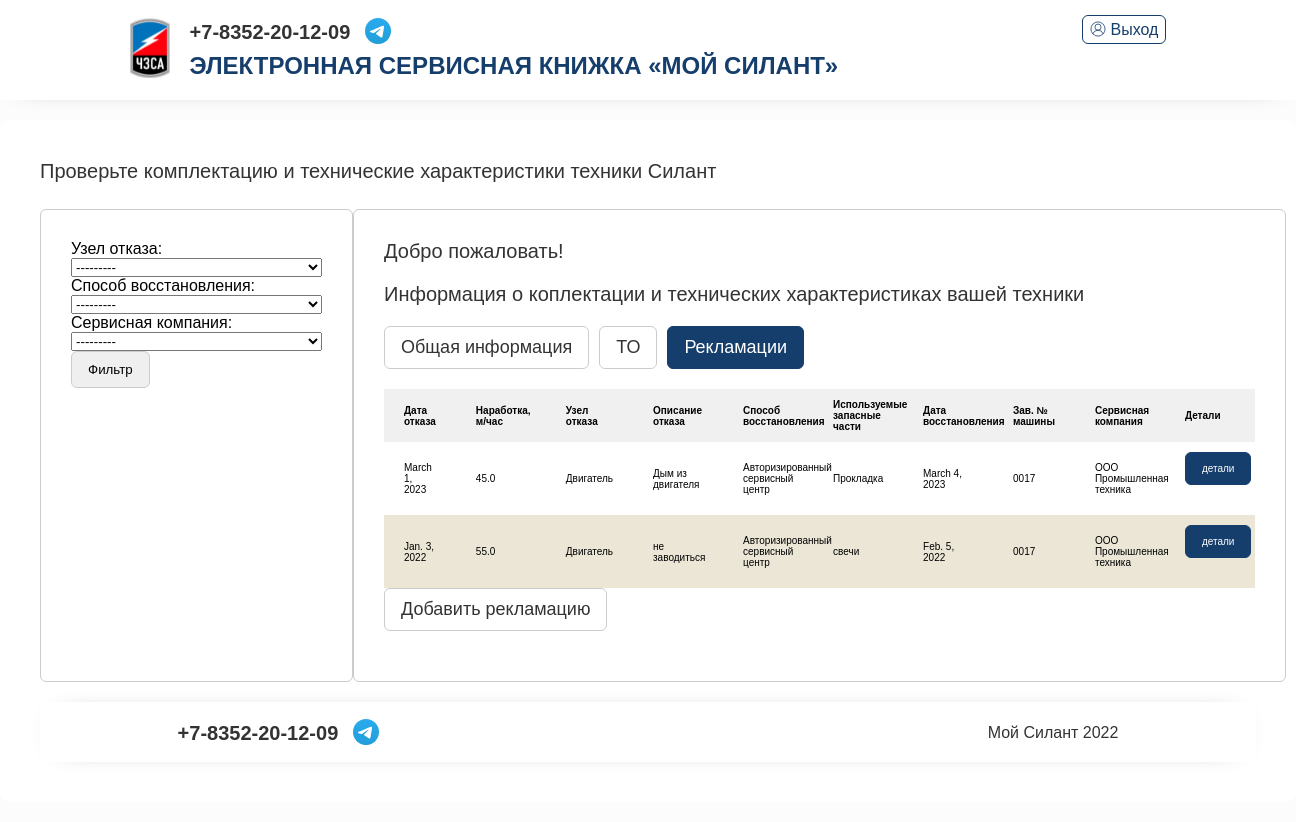
Page /complaint/ (signed in) on the committed database.
### service/models.py (models this page shows, shortened)
class Complaint(models.Model):
    date_rejection = models.DateField(verbose_name='Дата отказа')
    operating_time = models.FloatField(verbose_name='Наработка, м\час')
    failure_node = models.ForeignKey(BrokeCharacter, verbose_name='Узел отказа', on_delete=models.CASCADE)
    failure_description = models.TextField(verbose_name='Описание отказа')
    recovery_method = models.ForeignKey(RecoveryMethod, verbose_name='Способ восстановления', on_delete=models.CASCADE)
    spare_parts = models.TextField(verbose_name='Используемые запасные части', null=True, blank=True)
    recovery_date = models.DateField(verbose_name='Дата восстановления')
    machine_complaint = models.ForeignKey(Car, verbose_name='Зав. № машины', on_delete=models.CASCADE)
    service_company_complaint = models.ForeignKey(ServiceCompany, verbose_name='Сервисная компания', on_delete=models.CASCADE)
    class Meta:
        verbose_name = 'Рекламации'
        verbose_name_plural = 'Рекламации'
        ordering = ['-date_rejection']

class BrokeCharacter (models.Model):
    name = models.CharField(max_length=20, verbose_name='Название')
    discription = models.CharField(max_length=16, verbose_name='Описание', null=True, blank=True)
    def __str__(self):
        return str(self.name)
    class Meta:
        verbose_name = 'Характер отказа'
        verbose_name_plural = 'Характер отказа'

class RecoveryMethod(models.Model):
    name = models.CharField(max_length=32, verbose_name='Название')
    description = models.CharField(max_length=32, verbose_name='Описание', null=True, blank=True)
    def __str__(self):
        return self.name
    class Meta:
        verbose_name = 'Способ восстановления'
        verbose_name_plural = 'Способы восстановления'

class Car(models.Model):
    name = models.ForeignKey(CarModel, related_name='Car', verbose_name='Модель техники', on_delete=models.CASCADE)
    car_number = models.CharField(max_length=18, verbose_name='Зав № техники', null=False, blank=False)
    engine = models.ForeignKey(Engine, verbose_name='Модель двигателя', on_delete=models.CASCADE)
    engine_number = models.CharField(max_length=10, verbose_name='Зав № двигателя')
    trans = models.ForeignKey(Transmition, verbose_name='Модель трансмиссии', on_delete=models.CASCADE)
    trans_number = models.CharField(max_length=10, verbose_name='Зав. № трансмиссии')
    leadBR= models.ForeignKey(LeadBridge, verbose_name='Модель ведущего моста', on_delete=models.CASCADE)
    leadBR_number = models.CharField(max_length=10, verbose_name='Зав № ведущего моста')
    controlBR= models.ForeignKey(ControlBridge, verbose_name='Модель управляемого моста', on_delete=models.CASCADE)
    controlBR_number = models.CharField(max_length=10, verbose_name='Зав № управляемого моста')
    contract_Date = models.CharField(max_length=20, verbose_name='Дата и номер договора')
    shipment_date = models.DateField(verbose_name='Дата отгрузки', null=False, blank=False)
    adress = models.CharField(max_length=120, verbose_name='Адрес доставки')
    complectation = models.CharField(max_length=120 ,verbose_name='Комплектация')
    client = models.CharField(max_length=64, verbose_name='Покупатель')
    user = models.CharField(max_length=64, verbose_name='Грузополучатель', default=client)
    user_adress = models.CharField(max_length=120, verbose_name='Адрес поставки', default=adress)
    service = models.ForeignKey(ServiceCompany, verbose_name='Сервисная кампания', on_delete=models.CASCADE)
    def __str__(self):
        return str(self.car_number)
    class Meta:
        verbose_name = 'Погрузчик'
        ordering = ['-shipment_date'] # Сортировка по дате отгрузки
        verbose_name_plural = 'Погрузчики'

class ServiceCompany(models.Model):
    name = models.CharField(max_length=30, verbose_name='Название')
    discription = models.CharField(max_length=120, verbose_name='Описание')
    logo = models.ImageField(upload_to='logo/', null=True, blank=True)
    def __str__(self):
        return str(self.name)
    class Meta:
        verbose_name = 'Сервисная компания'
        verbose_name_plural = 'Сервисные компании'

### service/views.py (the view)
# urls.py: path('complaint/', ComplaintListVew.as_view(), name='complaint'),
class ComplaintListVew(LoginRequiredMixin, ListView):
    model = Complaint
    context_object_name = 'complaint'
    template_name = 'complaint.html'
    def get_context_data(self, **kwargs):  # забираем отфильтрованные объекты переопределяя метод get_context_data у наследуемого класса (привет, полиморфизм, мы скучали!!!)
        filter = ComplaintFilter(self.request.GET, queryset=self.get_queryset())  # вписываем наш фильтр в контекст
        manager = self.request.user.groups.filter(name='Менеджер')
        if not manager.exists():
            is_manager = 'НЕ Менеджер'
        else:
            is_manager = 'Менеджер'
        context = {'filter': filter, 'is_manager': is_manager}
        return context

### templates/complaint.html (shortened to what this page needs)
<!DOCTYPE html>
<html><script type="text/javascript" src="chrome-extension://kajfghlhfkcocafkcjlajldicbikpgnp/catcher.js"></script><head><meta http-equiv="Content-Type" content="text/html; charset=UTF-8">
    {% load static %}
    <link rel="stylesheet" media="all" href="{% static 'olegu/Oleg_files/application.debug-2cb96df4866c9f40e0644ec44ed070e52bf590b47e8bc907418e140311fdd9d4.css' %}" data-turbolinks-track="reload">
  <link rel="stylesheet" type="text/css" href="{% static 'olegu/Oleg_files/includes.css' %}"><script async="" type="text/javascript" src="./Oleg_files/vendor.js"></script></head>
  <body data-new-gr-c-s-check-loaded="14.1091.0" data-gr-ext-installed="">
    <header>
      <div class="centrator">
        <div class="leftside">
          <div id="toplogo"><a href="/user/"><img srcset="/static/olegu/Oleg_files/Fon_2x-095de2741403db24ca64b83d02090237171be06c89578e6a182ada0d17e97c85.png 2x" src="/static/olegu/Oleg_files/Fon_1x-b7ee6391eb32c8c7c690b000fd3de4708f4e89785879ddfa4c32fac274f0b1f9.png"></a></div>
        </div>
        <div class="rightside">
          <div class="line">
            <div id="contacts" class="p-l-2">
              <span class="phone"><a href="tel:+7-8352-20-12-09">+7-8352-20-12-09</a></span>
              <span><a href="http://localhost/?#"></a></span>
            </div>
            <div id="auth_widget">
              <a href="/sign/logout/"><svg xmlns="http://www.w3.org/2000/svg" fill="none" stroke="currentColor" stroke-width="30" viewBox="0 0 600 600"><circle cx="300" cy="300" r="265"></circle><circle cx="300" cy="230" r="115"></circle><path d="M106.819 481.4a205 205 1 0 1 386.362 0"></path></svg>Выход</a>
            </div>
          </div>
          <div class="line">
            <div id="project_name" class="p-l-2">
              <span>Электронная сервисная книжка «Мой силант»</span>
            </div>
          </div>
        </div>
      </div>
    </header>
    {% block content %}
    <div id="content">
      <div class="centrator">
        <section>
  <div class="line">
    <span class="title">
      Проверьте комплектацию и технические характеристики техники Силант
    </span>
  </div>
  <div class="line">
    <div class="search_result">
      <div class="result_info">
        <div class="result_collection">
            <form method="GET">
              {{ filter.form }}
                <div class="tabs">
                <input class="tab" type="submit" value="Фильтр">
                </div>
            </form>
      </div>
    </div>
  </div>
    <div class="column">
      <div class="search_result">
        <div class="result_info">
          <span>Добро пожаловать! {{request.user.first_name}}</span>
        </div>
        <div class="result_info">
          <span>Информация о коплектации и технических характеристиках вашей техники</span>
        </div>
        <div class="result_collection">
          <div class="tabs">
            <a href="/user/">
            <div class="tab">
              <span>
                Общая информация
              </span>
            </div>
            </a>
            <a href="/to/">
              <div class="tab">
              <span>
                ТО
              </span>
            </div>
            </a>
            <a href="/complaint/">
            <div class="tab active">
              <span>
                Рекламации
              </span>
            </div>
            </a>
          </div>
        </div>
        <div class="result_collection">
          <table>
            <tbody><tr>
              <th class="nam left">Дата отказа</th>
              <th class="nam left">Наработка, м/час</th>
              <th class="nam left">Узел отказа</th>
              <th class="nam left">Описание отказа</th>
              <th class="nam left">Способ восстановления</th>
              <th class="nam left">Используемые запасные части</th>
              <th class="nam left">Дата восстановления</th>
              <th class="nam left">Зав. № машины</th>
              <th class="nam left">Сервисная компания</th>
              <th class="nam left">Детали</th>
            {% for c in filter.qs %}
            <tr>
              <td class="nam left">{{c.date_rejection}}</td>
              <td class="nam left">{{c.operating_time}}</td>
              <td class="nam left">{{c.failure_node}}</td>
              <td class="nam left">{{c.failure_description}}</td>
              <td class="nam left">{{c.recovery_method}}</td>
              <td class="nam left">{{c.spare_parts}}</td>
              <td class="nam left">{{c.recovery_date}}</td>
              <td class="nam left">{{c.machine_complaint}}</td>
              <td class="nam left">{{c.service_company_complaint}}</td>
              <td class="nam left">
                <div class="tabs">
                  <a href="{% url 'complaint_detail' c.pk %}">
                    <div class="tab active">
                      <span>
                        <div class="smalltext">детали</div>
                      </span>
                    </div>
                  </a>
                </div>
              </td>
            </tr>
            </tr>
            {% endfor %}
          </tbody></table>
          <div class="tabs">
                  <a href="{% url 'complaint_create' %}">
                    <div class="tab">
                      <span>
                        Добавить рекламацию
                      </span>
                    </div>
                  </a>
                </div>
      </div>
      </div>
    </div>
  </div>
        {% endblock content %}
    <footer>
      <div class="centrator">
        <div class="leftside">
          <div class="line">
            <div id="contacts">
              <span class="phone"><a href="tel:+7-8352-20-12-09">+7-8352-20-12-09</a></span>
              <span><a></a></span>
            </div>
          </div>
        </div>
        <div class="rightside">
          <span id="copyright">Мой Силант 2022</span>
        </div>
      </div>
    </footer>

### rows in the picture
Complaint: date_rejection "March 1, 2023", operating_time "45.0", failure_node "Двигатель", failure_description "Дым из двигателя", recovery_method "Авторизированный сервисный центр", spare_parts "Прокладка", recovery_date "March 4, 2023", machine_complaint "0017", service_company_complaint "ООО Промышленная техника"
Complaint: date_rejection "Jan. 3, 2022", operating_time "55.0", failure_node "Двигатель", failure_description "не заводиться", recovery_method "Авторизированный сервисный центр", spare_parts "свечи", recovery_date "Feb. 5, 2022", machine_complaint "0017", service_company_complaint "ООО Промышленная техника"
